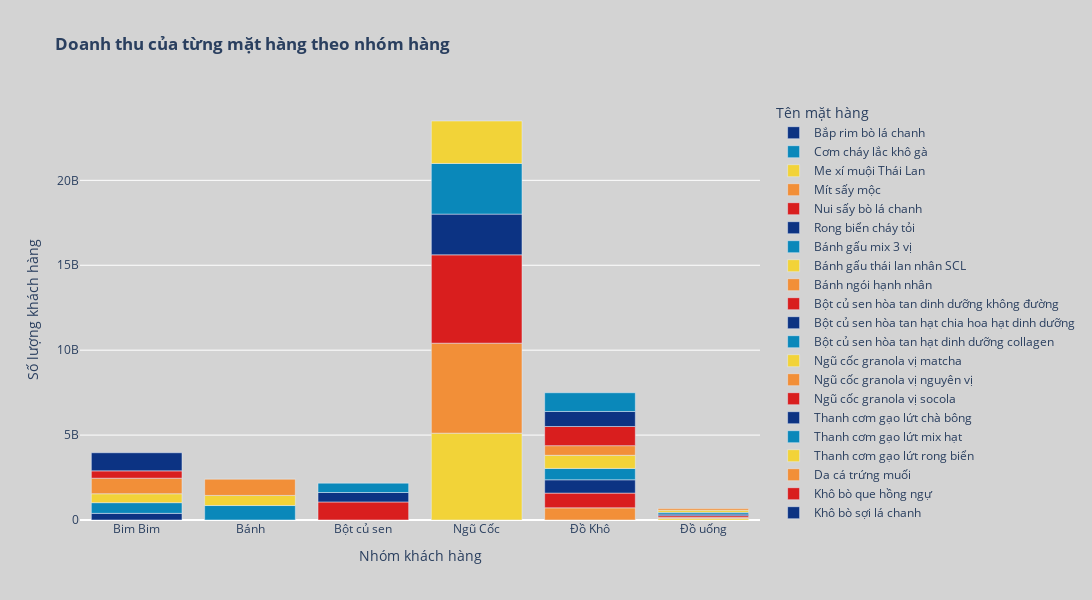

Notebook code for this chart:
### Code cell
color_discrete_sequence = px.colors.diverging.Portland 

fig = px.bar(df_revenue_of_product, x='Tên nhóm hàng', y='Doanh thu',
             title='Số khách hàng cao nhất với mỗi PKKH tương ứng với mỗi nhóm khách hàng RFM',
             color='Tên mặt hàng', # nếu mà muốn hiện cái thang màu theo Tổng Lợi Nhuận thì thay chỗ ni thành Tổng Lợi Nhuận
             color_discrete_sequence=color_discrete_sequence)

# Updating the layout
fig.update_layout(title='<b>Doanh thu của từng mặt hàng theo nhóm hàng</b>',
                  xaxis_title="Nhóm khách hàng",
                  yaxis_title="Số lượng khách hàng",
                  paper_bgcolor='lightgrey',
                  plot_bgcolor='lightgrey',
                  height=600,  # Tăng kích thước chiều cao
                  width=1200 # Tăng kích thước chiều rộng
)
# Cập nhật Hover Template
# Display the plot
fig.show()

### Figure 1 — Plotly figure (JSON) as saved in the notebook; plotly's stock layout.template omitted (floating-point values rounded to 4 significant figures)
{"data": [{"alignmentgroup": "True", "hovertemplate": "Tên mặt hàng=Bắp rim bò lá chanh<br>Tên nhóm hàng=%{x}<br>Doanh thu=%{y}<extra></extra>", "legendgroup": "Bắp rim bò lá chanh", "marker": {"color": "rgb(12,51,131)", "pattern": {"shape": ""}}, "name": "Bắp rim bò lá chanh", "offsetgroup": "Bắp rim bò lá chanh", "orientation": "v", "showlegend": true, "textposition": "auto", "type": "bar", "x": ["Bim Bim"], "xaxis": "x", "y": [390960000], "yaxis": "y"}, {"alignmentgroup": "True", "hovertemplate": "Tên mặt hàng=Cơm cháy lắc khô gà<br>Tên nhóm hàng=%{x}<br>Doanh thu=%{y}<extra></extra>", "legendgroup": "Cơm cháy lắc khô gà", "marker": {"color": "rgb(10,136,186)", "pattern": {"shape": ""}}, "name": "Cơm cháy lắc khô gà", "offsetgroup": "Cơm cháy lắc khô gà", "orientation": "v", "showlegend": true, "textposition": "auto", "type": "bar", "x": ["Bim Bim"], "xaxis": "x", "y": [629590000], "yaxis": "y"}, {"alignmentgroup": "True", "hovertemplate": "Tên mặt hàng=Me xí muội Thái Lan<br>Tên nhóm hàng=%{x}<br>Doanh thu=%{y}<extra></extra>", "legendgroup": "Me xí muội Thái Lan", "marker": {"color": "rgb(242,211,56)", "pattern": {"shape": ""}}, "name": "Me xí muội Thái Lan", "offsetgroup": "Me xí muội Thái Lan", "orientation": "v", "showlegend": true, "textposition": "auto", "type": "bar", "x": ["Bim Bim"], "xaxis": "x", "y": [525666000], "yaxis": "y"}, {"alignmentgroup": "True", "hovertemplate": "Tên mặt hàng=Mít sấy mộc<br>Tên nhóm hàng=%{x}<br>Doanh thu=%{y}<extra></extra>", "legendgroup": "Mít sấy mộc", "marker": {"color": "rgb(242,143,56)", "pattern": {"shape": ""}}, "name": "Mít sấy mộc", "offsetgroup": "Mít sấy mộc", "orientation": "v", "showlegend": true, "textposition": "auto", "type": "bar", "x": ["Bim Bim"], "xaxis": "x", "y": [915579000], "yaxis": "y"}, {"alignmentgroup": "True", "hovertemplate": "Tên mặt hàng=Nui sấy bò lá chanh<br>Tên nhóm hàng=%{x}<br>Doanh thu=%{y}<extra></extra>", "legendgroup": "Nui sấy bò lá chanh", "marker": {"color": "rgb(217,30,30)", "pattern": {"shape": ""}}, "name": "Nui sấy bò lá chanh", "offsetgroup": "Nui sấy bò lá chanh", "orientation": "v", "showlegend": true, "textposition": "auto", "type": "bar", "x": ["Bim Bim"], "xaxis": "x", "y": [431172000], "yaxis": "y"}, {"alignmentgroup": "True", "hovertemplate": "Tên mặt hàng=Rong biển cháy tỏi<br>Tên nhóm hàng=%{x}<br>Doanh thu=%{y}<extra></extra>", "legendgroup": "Rong biển cháy tỏi", "marker": {"color": "rgb(12,51,131)", "pattern": {"shape": ""}}, "name": "Rong biển cháy tỏi", "offsetgroup": "Rong biển cháy tỏi", "orientation": "v", "showlegend": true, "textposition": "auto", "type": "bar", "x": ["Bim Bim"], "xaxis": "x", "y": [1067520000], "yaxis": "y"}, {"alignmentgroup": "True", "hovertemplate": "Tên mặt hàng=Bánh gấu mix 3 vị<br>Tên nhóm hàng=%{x}<br>Doanh thu=%{y}<extra></extra>", "legendgroup": "Bánh gấu mix 3 vị", "marker": {"color": "rgb(10,136,186)", "pattern": {"shape": ""}}, "name": "Bánh gấu mix 3 vị", "offsetgroup": "Bánh gấu mix 3 vị", "orientation": "v", "showlegend": true, "textposition": "auto", "type": "bar", "x": ["Bánh"], "xaxis": "x", "y": [851857000], "yaxis": "y"}, {"alignmentgroup": "True", "hovertemplate": "Tên mặt hàng=Bánh gấu thái lan nhân SCL<br>Tên nhóm hàng=%{x}<br>Doanh thu=%{y}<extra></extra>", "legendgroup": "Bánh gấu thái lan nhân SCL", "marker": {"color": "rgb(242,211,56)", "pattern": {"shape": ""}}, "name": "Bánh gấu thái lan nhân SCL", "offsetgroup": "Bánh gấu thái lan nhân SCL", "orientation": "v", "showlegend": true, "textposition": "auto", "type": "bar", "x": ["Bánh"], "xaxis": "x", "y": [594685000], "yaxis": "y"}, {"alignmentgroup": "True", "hovertemplate": "Tên mặt hàng=Bánh ngói hạnh nhân<br>Tên nhóm hàng=%{x}<br>Doanh thu=%{y}<extra></extra>", "legendgroup": "Bánh ngói hạnh nhân", "marker": {"color": "rgb(242,143,56)", "pattern": {"shape": ""}}, "name": "Bánh ngói hạnh nhân", "offsetgroup": "Bánh ngói hạnh nhân", "orientation": "v", "showlegend": true, "textposition": "auto", "type": "bar", "x": ["Bánh"], "xaxis": "x", "y": [960201000], "yaxis": "y"}, {"alignmentgroup": "True", "hovertemplate": "Tên mặt hàng=Bột củ sen hòa tan dinh dưỡng không đường<br>Tên nhóm hàng=%{x}<br>Doanh thu=%{y}<extra></extra>", "legendgroup": "Bột củ sen hòa tan dinh dưỡng không đường", "marker": {"color": "rgb(217,30,30)", "pattern": {"shape": ""}}, "name": "Bột củ sen hòa tan dinh dưỡng không đường", "offsetgroup": "Bột củ sen hòa tan dinh dưỡng không đường", "orientation": "v", "showlegend": true, "textposition": "auto", "type": "bar", "x": ["Bột củ sen"], "xaxis": "x", "y": [1062750000], "yaxis": "y"}, {"alignmentgroup": "True", "hovertemplate": "Tên mặt hàng=Bột củ sen hòa tan hạt chia hoa hạt dinh dưỡng<br>Tên nhóm hàng=%{x}<br>Doanh thu=%{y}<extra></extra>", "legendgroup": "Bột củ sen hòa tan hạt chia hoa hạt dinh dưỡng", "marker": {"color": "rgb(12,51,131)", "pattern": {"shape": ""}}, "name": "Bột củ sen hòa tan hạt chia hoa hạt dinh dưỡng", "offsetgroup": "Bột củ sen hòa tan hạt chia hoa hạt dinh dưỡng", "orientation": "v", "showlegend": true, "textposition": "auto", "type": "bar", "x": ["Bột củ sen"], "xaxis": "x", "y": [556275000], "yaxis": "y"}, {"alignmentgroup": "True", "hovertemplate": "Tên mặt hàng=Bột củ sen hòa tan hạt dinh dưỡng collagen<br>Tên nhóm hàng=%{x}<br>Doanh thu=%{y}<extra></extra>", "legendgroup": "Bột củ sen hòa tan hạt dinh dưỡng collagen", "marker": {"color": "rgb(10,136,186)", "pattern": {"shape": ""}}, "name": "Bột củ sen hòa tan hạt dinh dưỡng collagen", "offsetgroup": "Bột củ sen hòa tan hạt dinh dưỡng collagen", "orientation": "v", "showlegend": true, "textposition": "auto", "type": "bar", "x": ["Bột củ sen"], "xaxis": "x", "y": [551325000], "yaxis": "y"}, {"alignmentgroup": "True", "hovertemplate": "Tên mặt hàng=Ngũ cốc granola vị matcha<br>Tên nhóm hàng=%{x}<br>Doanh thu=%{y}<extra></extra>", "legendgroup": "Ngũ cốc granola vị matcha", "marker": {"color": "rgb(242,211,56)", "pattern": {"shape": ""}}, "name": "Ngũ cốc granola vị matcha", "offsetgroup": "Ngũ cốc granola vị matcha", "orientation": "v", "showlegend": true, "textposition": "auto", "type": "bar", "x": ["Ngũ Cốc"], "xaxis": "x", "y": [5112240000], "yaxis": "y"}, {"alignmentgroup": "True", "hovertemplate": "Tên mặt hàng=Ngũ cốc granola vị nguyên vị<br>Tên nhóm hàng=%{x}<br>Doanh thu=%{y}<extra></extra>", "legendgroup": "Ngũ cốc granola vị nguyên vị", "marker": {"color": "rgb(242,143,56)", "pattern": {"shape": ""}}, "name": "Ngũ cốc granola vị nguyên vị", "offsetgroup": "Ngũ cốc granola vị nguyên vị", "orientation": "v", "showlegend": true, "textposition": "auto", "type": "bar", "x": ["Ngũ Cốc"], "xaxis": "x", "y": [5299308000], "yaxis": "y"}, {"alignmentgroup": "True", "hovertemplate": "Tên mặt hàng=Ngũ cốc granola vị socola<br>Tên nhóm hàng=%{x}<br>Doanh thu=%{y}<extra></extra>", "legendgroup": "Ngũ cốc granola vị socola", "marker": {"color": "rgb(217,30,30)", "pattern": {"shape": ""}}, "name": "Ngũ cốc granola vị socola", "offsetgroup": "Ngũ cốc granola vị socola", "orientation": "v", "showlegend": true, "textposition": "auto", "type": "bar", "x": ["Ngũ Cốc"], "xaxis": "x", "y": [5202204000], "yaxis": "y"}, {"alignmentgroup": "True", "hovertemplate": "Tên mặt hàng=Thanh cơm gạo lứt chà bông<br>Tên nhóm hàng=%{x}<br>Doanh thu=%{y}<extra></extra>", "legendgroup": "Thanh cơm gạo lứt chà bông", "marker": {"color": "rgb(12,51,131)", "pattern": {"shape": ""}}, "name": "Thanh cơm gạo lứt chà bông", "offsetgroup": "Thanh cơm gạo lứt chà bông", "orientation": "v", "showlegend": true, "textposition": "auto", "type": "bar", "x": ["Ngũ Cốc"], "xaxis": "x", "y": [2397980000], "yaxis": "y"}, {"alignmentgroup": "True", "hovertemplate": "Tên mặt hàng=Thanh cơm gạo lứt mix hạt<br>Tên nhóm hàng=%{x}<br>Doanh thu=%{y}<extra></extra>", "legendgroup": "Thanh cơm gạo lứt mix hạt", "marker": {"color": "rgb(10,136,186)", "pattern": {"shape": ""}}, "name": "Thanh cơm gạo lứt mix hạt", "offsetgroup": "Thanh cơm gạo lứt mix hạt", "orientation": "v", "showlegend": true, "textposition": "auto", "type": "bar", "x": ["Ngũ Cốc"], "xaxis": "x", "y": [2983110000], "yaxis": "y"}, {"alignmentgroup": "True", "hovertemplate": "Tên mặt hàng=Thanh cơm gạo lứt rong biển<br>Tên nhóm hàng=%{x}<br>Doanh thu=%{y}<extra></extra>", "legendgroup": "Thanh cơm gạo lứt rong biển", "marker": {"color": "rgb(242,211,56)", "pattern": {"shape": ""}}, "name": "Thanh cơm gạo lứt rong biển", "offsetgroup": "Thanh cơm gạo lứt rong biển", "orientation": "v", "showlegend": true, "textposition": "auto", "type": "bar", "x": ["Ngũ Cốc"], "xaxis": "x", "y": [2499445000], "yaxis": "y"}, {"alignmentgroup": "True", "hovertemplate": "Tên mặt hàng=Da cá trứng muối<br>Tên nhóm hàng=%{x}<br>Doanh thu=%{y}<extra></extra>", "legendgroup": "Da cá trứng muối", "marker": {"color": "rgb(242,143,56)", "pattern": {"shape": ""}}, "name": "Da cá trứng muối", "offsetgroup": "Da cá trứng muối", "orientation": "v", "showlegend": true, "textposition": "auto", "type": "bar", "x": ["Đồ Khô"], "xaxis": "x", "y": [715950000], "yaxis": "y"}, {"alignmentgroup": "True", "hovertemplate": "Tên mặt hàng=Khô bò que hồng ngự<br>Tên nhóm hàng=%{x}<br>Doanh thu=%{y}<extra></extra>", "legendgroup": "Khô bò que hồng ngự", "marker": {"color": "rgb(217,30,30)", "pattern": {"shape": ""}}, "name": "Khô bò que hồng ngự", "offsetgroup": "Khô bò que hồng ngự", "orientation": "v", "showlegend": true, "textposition": "auto", "type": "bar", "x": ["Đồ Khô"], "xaxis": "x", "y": [867967000], "yaxis": "y"}, {"alignmentgroup": "True", "hovertemplate": "Tên mặt hàng=Khô bò sợi lá chanh<br>Tên nhóm hàng=%{x}<br>Doanh thu=%{y}<extra></extra>", "legendgroup": "Khô bò sợi lá chanh", "marker": {"color": "rgb(12,51,131)", "pattern": {"shape": ""}}, "name": "Khô bò sợi lá chanh", "offsetgroup": "Khô bò sợi lá chanh", "orientation": "v", "showlegend": true, "textposition": "auto", "type": "bar", "x": ["Đồ Khô"], "xaxis": "x", "y": [783912000], "yaxis": "y"}, {"alignmentgroup": "True", "hovertemplate": "Tên mặt hàng=Khô gà bơ tỏi<br>Tên nhóm hàng=%{x}<br>Doanh thu=%{y}<extra></extra>", "legendgroup": "Khô gà bơ tỏi", "marker": {"color": "rgb(10,136,186)", "pattern": {"shape": ""}}, "name": "Khô gà bơ tỏi", "offsetgroup": "Khô gà bơ tỏi", "orientation": "v", "showlegend": true, "textposition": "auto", "type": "bar", "x": ["Đồ Khô"], "xaxis": "x", "y": [669714000], "yaxis": "y"}, {"alignmentgroup": "True", "hovertemplate": "Tên mặt hàng=Khô gà lá chanh<br>Tên nhóm hàng=%{x}<br>Doanh thu=%{y}<extra></extra>", "legendgroup": "Khô gà lá chanh", "marker": {"color": "rgb(242,211,56)", "pattern": {"shape": ""}}, "name": "Khô gà lá chanh", "offsetgroup": "Khô gà lá chanh", "orientation": "v", "showlegend": true, "textposition": "auto", "type": "bar", "x": ["Đồ Khô"], "xaxis": "x", "y": [771593000], "yaxis": "y"}, {"alignmentgroup": "True", "hovertemplate": "Tên mặt hàng=Khô heo cháy tỏi<br>Tên nhóm hàng=%{x}<br>Doanh thu=%{y}<extra></extra>", "legendgroup": "Khô heo cháy tỏi", "marker": {"color": "rgb(242,143,56)", "pattern": {"shape": ""}}, "name": "Khô heo cháy tỏi", "offsetgroup": "Khô heo cháy tỏi", "orientation": "v", "showlegend": true, "textposition": "auto", "type": "bar", "x": ["Đồ Khô"], "xaxis": "x", "y": [567358000], "yaxis": "y"}, {"alignmentgroup": "True", "hovertemplate": "Tên mặt hàng=Khô mix 3 vị (heo bơ tỏi, mực, gà)<br>Tên nhóm hàng=%{x}<br>Doanh thu=%{y}<extra></extra>", "legendgroup": "Khô mix 3 vị (heo bơ tỏi, mực, gà)", "marker": {"color": "rgb(217,30,30)", "pattern": {"shape": ""}}, "name": "Khô mix 3 vị (heo bơ tỏi, mực, gà)", "offsetgroup": "Khô mix 3 vị (heo bơ tỏi, mực, gà)", "orientation": "v", "showlegend": true, "textposition": "auto", "type": "bar", "x": ["Đồ Khô"], "xaxis": "x", "y": [1129785000], "yaxis": "y"}, {"alignmentgroup": "True", "hovertemplate": "Tên mặt hàng=Mực xé sợi hấp dừa<br>Tên nhóm hàng=%{x}<br>Doanh thu=%{y}<extra></extra>", "legendgroup": "Mực xé sợi hấp dừa", "marker": {"color": "rgb(12,51,131)", "pattern": {"shape": ""}}, "name": "Mực xé sợi hấp dừa", "offsetgroup": "Mực xé sợi hấp dừa", "orientation": "v", "showlegend": true, "textposition": "auto", "type": "bar", "x": ["Đồ Khô"], "xaxis": "x", "y": [883503000], "yaxis": "y"}, {"alignmentgroup": "True", "hovertemplate": "Tên mặt hàng=Tóp mỡ rim mắm tỏi<br>Tên nhóm hàng=%{x}<br>Doanh thu=%{y}<extra></extra>", "legendgroup": "Tóp mỡ rim mắm tỏi", "marker": {"color": "rgb(10,136,186)", "pattern": {"shape": ""}}, "name": "Tóp mỡ rim mắm tỏi", "offsetgroup": "Tóp mỡ rim mắm tỏi", "orientation": "v", "showlegend": true, "textposition": "auto", "type": "bar", "x": ["Đồ Khô"], "xaxis": "x", "y": [1103850000], "yaxis": "y"}, {"alignmentgroup": "True", "hovertemplate": "Tên mặt hàng=Chè dưỡng nhan<br>Tên nhóm hàng=%{x}<br>Doanh thu=%{y}<extra></extra>", "legendgroup": "Chè dưỡng nhan", "marker": {"color": "rgb(242,211,56)", "pattern": {"shape": ""}}, "name": "Chè dưỡng nhan", "offsetgroup": "Chè dưỡng nhan", "orientation": "v", "showlegend": true, "textposition": "auto", "type": "bar", "x": ["Đồ uống"], "xaxis": "x", "y": [86144000], "yaxis": "y"}, {"alignmentgroup": "True", "hovertemplate": "Tên mặt hàng=Sâm bổ lượng<br>Tên nhóm hàng=%{x}<br>Doanh thu=%{y}<extra></extra>", "legendgroup": "Sâm bổ lượng", "marker": {"color": "rgb(242,143,56)", "pattern": {"shape": ""}}, "name": "Sâm bổ lượng", "offsetgroup": "Sâm bổ lượng", "orientation": "v", "showlegend": true, "textposition": "auto", "type": "bar", "x": ["Đồ uống"], "xaxis": "x", "y": [75520000], "yaxis": "y"}, {"alignmentgroup": "True", "hovertemplate": "Tên mặt hàng=Trà sữa Socola<br>Tên nhóm hàng=%{x}<br>Doanh thu=%{y}<extra></extra>", "legendgroup": "Trà sữa Socola", "marker": {"color": "rgb(217,30,30)", "pattern": {"shape": ""}}, "name": "Trà sữa Socola", "offsetgroup": "Trà sữa Socola", "orientation": "v", "showlegend": true, "textposition": "auto", "type": "bar", "x": ["Đồ uống"], "xaxis": "x", "y": [95016000], "yaxis": "y"}, {"alignmentgroup": "True", "hovertemplate": "Tên mặt hàng=Trà sữa phúc long<br>Tên nhóm hàng=%{x}<br>Doanh thu=%{y}<extra></extra>", "legendgroup": "Trà sữa phúc long", "marker": {"color": "rgb(12,51,131)", "pattern": {"shape": ""}}, "name": "Trà sữa phúc long", "offsetgroup": "Trà sữa phúc long", "orientation": "v", "showlegend": true, "textposition": "auto", "type": "bar", "x": ["Đồ uống"], "xaxis": "x", "y": [89424000], "yaxis": "y"}, {"alignmentgroup": "True", "hovertemplate": "Tên mặt hàng=Trà sữa thái xanh<br>Tên nhóm hàng=%{x}<br>Doanh thu=%{y}<extra></extra>", "legendgroup": "Trà sữa thái xanh", "marker": {"color": "rgb(10,136,186)", "pattern": {"shape": ""}}, "name": "Trà sữa thái xanh", "offsetgroup": "Trà sữa thái xanh", "orientation": "v", "showlegend": true, "textposition": "auto", "type": "bar", "x": ["Đồ uống"], "xaxis": "x", "y": [103016000], "yaxis": "y"}, {"alignmentgroup": "True", "hovertemplate": "Tên mặt hàng=Trà sữa ô long<br>Tên nhóm hàng=%{x}<br>Doanh thu=%{y}<extra></extra>", "legendgroup": "Trà sữa ô long", "marker": {"color": "rgb(242,211,56)", "pattern": {"shape": ""}}, "name": "Trà sữa ô long", "offsetgroup": "Trà sữa ô long", "orientation": "v", "showlegend": true, "textposition": "auto", "type": "bar", "x": ["Đồ uống"], "xaxis": "x", "y": [125818000], "yaxis": "y"}, {"alignmentgroup": "True", "hovertemplate": "Tên mặt hàng=Tàu hủ trân châu đường đen<br>Tên nhóm hàng=%{x}<br>Doanh thu=%{y}<extra></extra>", "legendgroup": "Tàu hủ trân châu đường đen", "marker": {"color": "rgb(242,143,56)", "pattern": {"shape": ""}}, "name": "Tàu hủ trân châu đường đen", "offsetgroup": "Tàu hủ trân châu đường đen", "orientation": "v", "showlegend": true, "textposition": "auto", "type": "bar", "x": ["Đồ uống"], "xaxis": "x", "y": [95280000], "yaxis": "y"}], "layout": {"barmode": "relative", "height": 600, "legend": {"title": {"text": "Tên mặt hàng"}, "tracegroupgap": 0}, "paper_bgcolor": "lightgrey", "plot_bgcolor": "lightgrey", "title": {"text": "<b>Doanh thu của từng mặt hàng theo nhóm hàng</b>"}, "width": 1200, "xaxis": {"anchor": "y", "domain": [0, 1], "title": {"text": "Nhóm khách hàng"}}, "yaxis": {"anchor": "x", "domain": [0, 1], "title": {"text": "Số lượng khách hàng"}}}}
